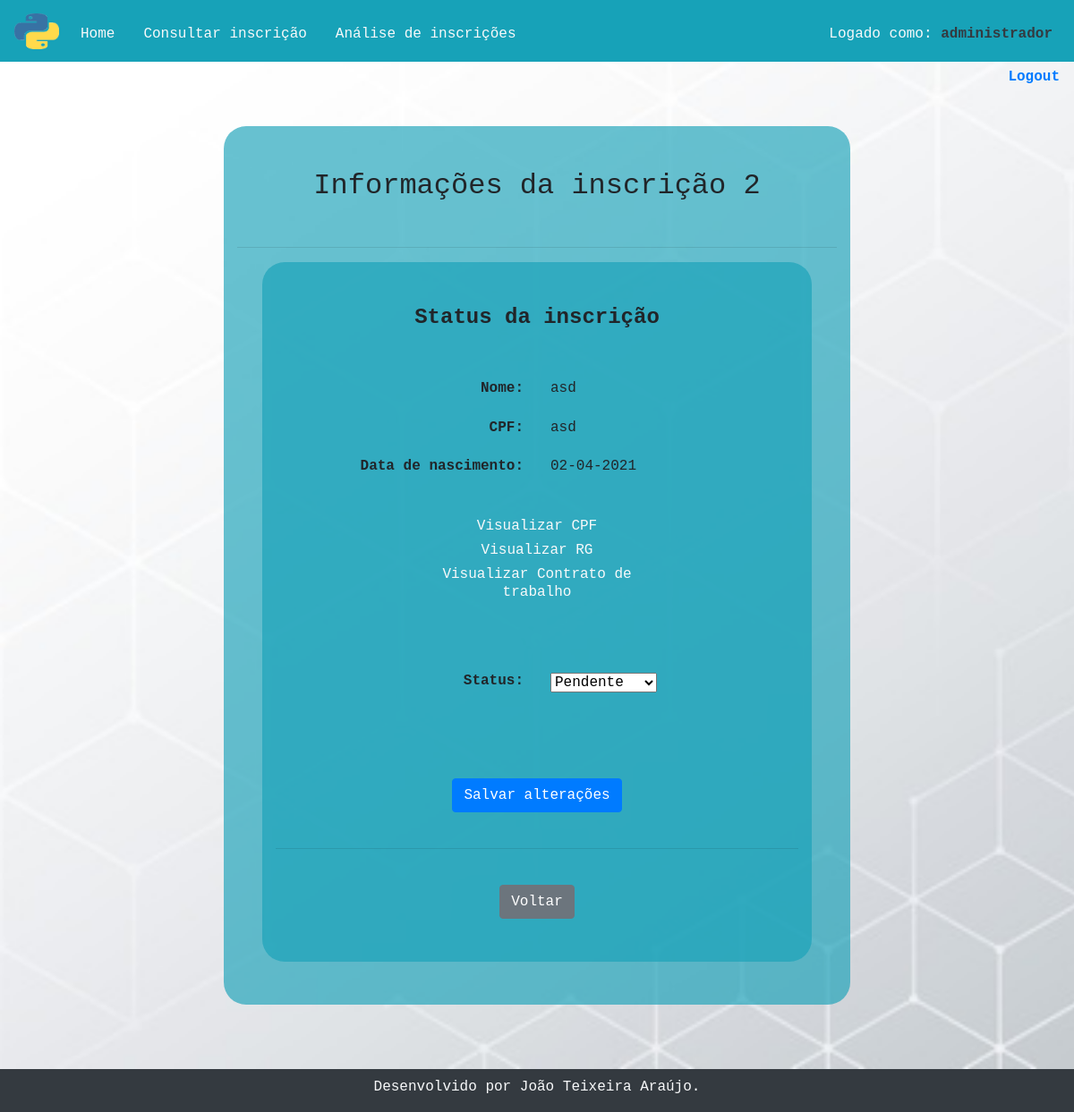
Page /lecture_system/ticket_info_screen/2/ (signed in) on the earlier database version.
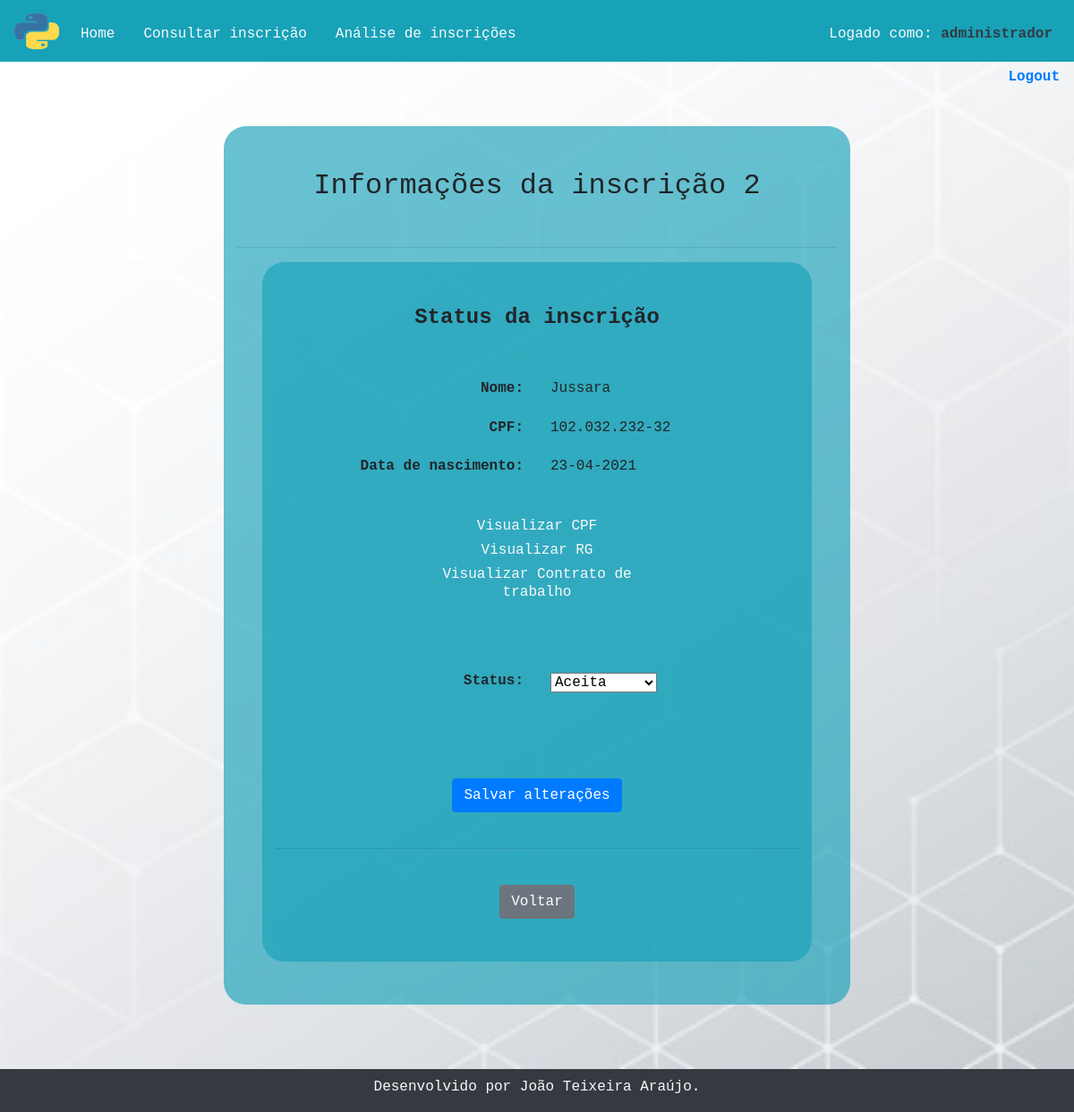
Same page on the later database version.
### core/models.py (models this page shows)
class LectureTicket(models.Model):
    name = models.TextField(max_length=40)
    cpf = models.TextField(max_length=14)
    born_date = models.DateTimeField()
    rg_pdf = models.FileField(upload_to='documents/')
    cpf_pdf = models.FileField(upload_to='documents/')
    contract_pdf = models.FileField(upload_to='documents/')
    status = models.TextField()
    cancel_reason = models.TextField(blank=True, null=True)
    class Meta:
        db_table = 'lectureticket'
    def get_date_format(self):
        return self.born_date.strftime('%d-%m-%Y')

### core/views.py (the view)
# urls.py: path('lecture_system/ticket_info_screen/<int:ticket_id>/', views.ticket_info_screen),
@login_required(login_url='/lecture_system/login/')
def ticket_info_screen(request, ticket_id):
    tickets = {'ticket': LectureTicket.objects.get(id=ticket_id)}
    return render(request, 'ticket_info.html', tickets)

### templates/ticket_info.html (shortened to what this page needs)
{% extends "model-page.html" %}
{% block content %}
<br><br><br>
<div class="col-sm-7 content-customized">
    <br><br><h2>Informações da inscrição {{ ticket.id }}</h2><br><hr/>
    <div class="col-sm-11 content-customized">
        <br><br><h4><b>Status da inscrição</b></h4><br><br>
        <form action="submit" method="POST"> {% csrf_token %}
            <div class="form-group row">
                <div class="col-sm-6 text-right"><h6><b>Nome: </b></h6></div>
                <div class="col-sm-6 text-left"><h6>{{ ticket.name }}</h6></div>
            </div>
            <div class="form-group row">
                <div class="col-sm-6 text-right"><h6><b>CPF: </b></h6></div>
                <div class="col-sm-6 text-left"><h6>{{ ticket.cpf }}</h6></div>
            </div>
            <div class="form-group row">
                <div class="col-sm-6 text-right"><h6><b>Data de nascimento: </b></h6></div>
                <div class="col-sm-6 text-left"><h6>{{ ticket.get_date_format }}</h6></div>
            </div>
            <br>
            <div class="col-sm-6">
                <b><a href="{{ ticket.cpf_pdf.url }}" class="text-light">
                    <h6>Visualizar CPF</h6>
                </a></b>
                <b><a href="{{ ticket.rg_pdf.url }}" class="text-light">
                    <h6>Visualizar RG</h6>
                </a></b>
                <b><a href="{{ ticket.contract_pdf.url }}" class="text-light">
                    <h6>Visualizar Contrato de trabalho</h6>
                </a></b><br>
            </div>
            <br><br>
            <div class="form-group row">
                <div class="col-sm-6 text-right"><h6><b>Status: </b></h6></div>
                <div class="col-sm-6 text-left">
                    <h6>
                        <select class="form-select" id="select_status" name="select_status"
                                onchange="show_reason()">
                            <option value="aceita">Aceita</option>
                            <option value="pendente">Pendente</option>
                        </select>
                    </h6>
                </div>
            </div>
            <br>
            <br><br>
            <button type="submit" class="btn btn-primary">Salvar alterações</button>
        </form>
        <br><hr/><br>
        <a href="/lecture_system/login">
            <button type="button" class="btn btn-secondary">Voltar</button>
        </a>
        <br><br><br>
    </div>
    <br><br>
</div>
<br><br><br>
{% endblock %}

### templates/model-page.html
<!DOCTYPE html>
{% load static %}
<html lang="en">
<head>
    {% include "model-header.html" %}
</head>
<body>
    <center>
        <div style="background-image:url({% static 'images/background.jpg' %});background-size:cover">
            {% block content %} {% endblock %}
        </div>
    </center>
    {% include "model-footer.html" %}
</body>
</html>

### templates/model-header.html (shortened to what this page needs)
{% load static %}
<link rel="stylesheet" href="{% static 'css/bootstrap.min.css' %}">
<nav class="navbar navbar-expand bg-info py-0">
    <a href="/lecture_system">
        <img src="{% static 'images/python-logo.png' %}" width="50" height="40">
    </a>
    <div class="navbar-brand">
        <ul class="navbar-nav ml-auto pt-3">
            <li class="nav-item ml-3">
               <h6>
                   <a class="nav-link text-light" href="/lecture_system/">
                       Home
                   </a>
               </h6>
            </li>
            <li class="nav-item ml-3">
                <h6>
                    <a class="nav-link text-light" href="/lecture_system/search_screen">
                        Consultar inscrição
                    </a>
                </h6>
            </li>
            <li class="nav-item ml-3">
                <h6>
                    <a class="nav-link text-light" href="/lecture_system/login">
                        Análise de inscrições
                    </a>
                </h6>
            </li>
        </ul>
    </div>
    <div class="navbar-collapse collapse w-100 order-3 dual-collapse2">
        <ul class="navbar-nav ml-auto pt-3">
            {% if request.user.is_authenticated %}
                <li class="nav-item">
                    <h6>
                        <a class="nav-link text-light" href="/lecture_system/login">
                            Logado como:
                            <b class="text-dark">{{ request.user.username }}</b>
                        </a>
                    </h6>
                </li>
            {% endif %}
        </ul>
    </div>
</nav>
{% if request.user.is_authenticated %}
    <a class="nav-link float-right" href="/lecture_system/logout">
        <h6><b>Logout</b></h6>
    </a>
{% endif %}

### templates/model-footer.html
<center class="container-fluid bg-dark text-light">
    <p class="d-inline-block pt-2">Desenvolvido por João Teixeira Araújo.</p>
</center>

### templates/model-header.html (style rules this page uses)
* { font-family: monospace; }
.content-customized { background-color: rgba(23,162,184,0.65); border-radius: 25px; }

Differences in the rows shown:
changed LectureTicket id 2: name "asd" → "Jussara"; cpf "asd" → "102.032.232-32"; get_date_format "02-04-2021" → "23-04-2021"
Other differences:
form field select_status: "Pendente" → "Aceita"
